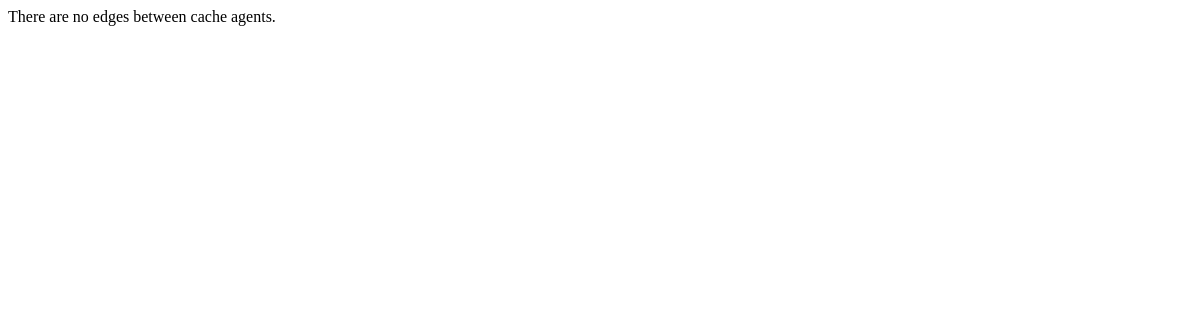
Before: /overlay/edge/ with the older database file.
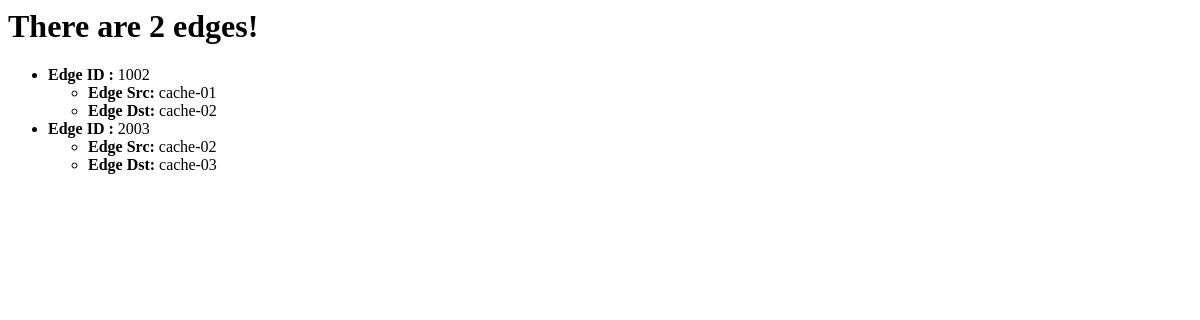
After: the same page with the newer database file.
### overlay/models.py (models this page shows)
class Edge(models.Model):
	src = models.CharField(max_length=10)
	dst = models.CharField(max_length=10)

### overlay/views.py (the view)
def edge(request):
	print("Entering edge function in overlay/views.py")
	edges = Edge.objects.all()
	edge_num = edges.count()
	template = loader.get_template('overlay/edges.html')
	context = RequestContext(request, {'edges':edges, 'edge_num':edge_num})
	return HttpResponse(template.render(context))

### overlay/templates/overlay/edges.html
{% if edge_num %}
<h1>There are {{ edge_num}} edges!</h1>
{% endif %}
{% if edges %}
    <ul>
    {% for e in edges %}
        <li><b>Edge ID : </b>{{ e.id }}</li>
	<ul>
		<li><b>Edge Src: </b>{{ e.src }}</li>
		<li><b>Edge Dst: </b>{{ e.dst }}</li>
	</ul>
    {% endfor %}
    </ul>
{% else %}
    <p>There are no edges between cache agents.</p>
{% endif %}

Changed rows visible on the page:
added Edge: id "1002", src "cache-01", dst "cache-02"
added Edge: id "2003", src "cache-02", dst "cache-03"
Other visible differences:
{{ edge_num }}: (not shown) → "2"
text no longer shown: "There are no edges between cache agents."
text now shown: "There are edges!"
